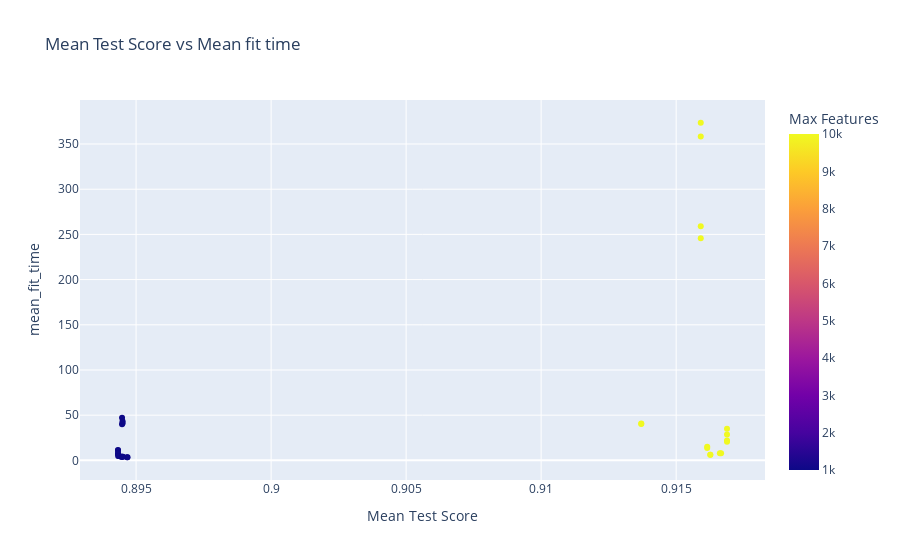

This figure's notebook cell:
### Markdown cell above
La gráfica presentada es un diagrama de dispersión que permite analizar la relación entre el tiempo promedio de ajuste (mean_fit_time) y la puntuación promedio de prueba (mean_test_score). Los puntos están coloreados según el número máximo de características del vectorizador Tfidf (param_tfidf__max_features). Se observa que existe una separacion marcada y que con 10k features se eleva el score y tambien el fit time en casos marcados

### Code cell
fig = px.scatter(
    df_res,
    x="mean_test_score",
    y="mean_fit_time",
    color="param_tfidf__max_features",
    title="Mean Test Score vs Mean fit time",
    labels={"rank_test_score": "Rank Test Score", "mean_test_score": "Mean Test Score", "param_tfidf__max_features": "Max Features"},
    hover_data=["params"]
)
fig.show()

### Figure 1 — Plotly figure (JSON) as saved in the notebook; plotly's stock layout.template omitted (floating-point values rounded to 4 significant figures)
{"data": [{"customdata": [[{"svm__C": 1, "svm__loss": "hinge", "svm__multi_class": "ovr", "svm__random_state": 23, "tfidf__max_features": 1000}], [{"svm__C": 1, "svm__loss": "hinge", "svm__multi_class": "ovr", "svm__random_state": 23, "tfidf__max_features": 10000}], [{"svm__C": 1, "svm__loss": "hinge", "svm__multi_class": "ovr", "svm__random_state": 15, "tfidf__max_features": 1000}], [{"svm__C": 1, "svm__loss": "hinge", "svm__multi_class": "ovr", "svm__random_state": 15, "tfidf__max_features": 10000}], [{"svm__C": 1, "svm__loss": "hinge", "svm__multi_class": "crammer_singer", "svm__random_state": 23, "tfidf__max_features": 1000}], [{"svm__C": 1, "svm__loss": "hinge", "svm__multi_class": "crammer_singer", "svm__random_state": 23, "tfidf__max_features": 10000}], [{"svm__C": 1, "svm__loss": "hinge", "svm__multi_class": "crammer_singer", "svm__random_state": 15, "tfidf__max_features": 1000}], [{"svm__C": 1, "svm__loss": "hinge", "svm__multi_class": "crammer_singer", "svm__random_state": 15, "tfidf__max_features": 10000}], [{"svm__C": 1, "svm__loss": "squared_hinge", "svm__multi_class": "ovr", "svm__random_state": 23, "tfidf__max_features": 1000}], [{"svm__C": 1, "svm__loss": "squared_hinge", "svm__multi_class": "ovr", "svm__random_state": 23, "tfidf__max_features": 10000}], [{"svm__C": 1, "svm__loss": "squared_hinge", "svm__multi_class": "ovr", "svm__random_state": 15, "tfidf__max_features": 1000}], [{"svm__C": 1, "svm__loss": "squared_hinge", "svm__multi_class": "ovr", "svm__random_state": 15, "tfidf__max_features": 10000}], [{"svm__C": 1, "svm__loss": "squared_hinge", "svm__multi_class": "crammer_singer", "svm__random_state": 23, "tfidf__max_features": 1000}], [{"svm__C": 1, "svm__loss": "squared_hinge", "svm__multi_class": "crammer_singer", "svm__random_state": 23, "tfidf__max_features": 10000}], [{"svm__C": 1, "svm__loss": "squared_hinge", "svm__multi_class": "crammer_singer", "svm__random_state": 15, "tfidf__max_features": 1000}], [{"svm__C": 1, "svm__loss": "squared_hinge", "svm__multi_class": "crammer_singer", "svm__random_state": 15, "tfidf__max_features": 10000}], [{"svm__C": 10, "svm__loss": "hinge", "svm__multi_class": "ovr", "svm__random_state": 23, "tfidf__max_features": 1000}], [{"svm__C": 10, "svm__loss": "hinge", "svm__multi_class": "ovr", "svm__random_state": 23, "tfidf__max_features": 10000}], [{"svm__C": 10, "svm__loss": "hinge", "svm__multi_class": "ovr", "svm__random_state": 15, "tfidf__max_features": 1000}], [{"svm__C": 10, "svm__loss": "hinge", "svm__multi_class": "ovr", "svm__random_state": 15, "tfidf__max_features": 10000}], [{"svm__C": 10, "svm__loss": "hinge", "svm__multi_class": "crammer_singer", "svm__random_state": 23, "tfidf__max_features": 1000}], [{"svm__C": 10, "svm__loss": "hinge", "svm__multi_class": "crammer_singer", "svm__random_state": 23, "tfidf__max_features": 10000}], [{"svm__C": 10, "svm__loss": "hinge", "svm__multi_class": "crammer_singer", "svm__random_state": 15, "tfidf__max_features": 1000}], [{"svm__C": 10, "svm__loss": "hinge", "svm__multi_class": "crammer_singer", "svm__random_state": 15, "tfidf__max_features": 10000}], [{"svm__C": 10, "svm__loss": "squared_hinge", "svm__multi_class": "ovr", "svm__random_state": 23, "tfidf__max_features": 1000}], [{"svm__C": 10, "svm__loss": "squared_hinge", "svm__multi_class": "ovr", "svm__random_state": 23, "tfidf__max_features": 10000}], [{"svm__C": 10, "svm__loss": "squared_hinge", "svm__multi_class": "ovr", "svm__random_state": 15, "tfidf__max_features": 1000}], [{"svm__C": 10, "svm__loss": "squared_hinge", "svm__multi_class": "ovr", "svm__random_state": 15, "tfidf__max_features": 10000}], [{"svm__C": 10, "svm__loss": "squared_hinge", "svm__multi_class": "crammer_singer", "svm__random_state": 23, "tfidf__max_features": 1000}], [{"svm__C": 10, "svm__loss": "squared_hinge", "svm__multi_class": "crammer_singer", "svm__random_state": 23, "tfidf__max_features": 10000}], [{"svm__C": 10, "svm__loss": "squared_hinge", "svm__multi_class": "crammer_singer", "svm__random_state": 15, "tfidf__max_features": 1000}], [{"svm__C": 10, "svm__loss": "squared_hinge", "svm__multi_class": "crammer_singer", "svm__random_state": 15, "tfidf__max_features": 10000}]], "hovertemplate": "Mean Test Score=%{x}<br>mean_fit_time=%{y}<br>params=%{customdata[0]}<br>Max Features=%{marker.color}<extra></extra>", "legendgroup": "", "marker": {"color": [1000, 10000, 1000, 10000, 1000, 10000, 1000, 10000, 1000, 10000, 1000, 10000, 1000, 10000, 1000, 10000, 1000, 10000, 1000, 10000, 1000, 10000, 1000, 10000, 1000, 10000, 1000, 10000, 1000, 10000, 1000, 10000], "coloraxis": "coloraxis", "symbol": "circle"}, "mode": "markers", "name": "", "orientation": "v", "showlegend": false, "type": "scatter", "x": [0.8947, 0.9163, 0.8947, 0.9163, 0.8943, 0.9169, 0.8943, 0.9169, 0.8945, 0.9161, 0.8945, 0.9161, 0.8943, 0.9169, 0.8943, 0.9169, 0.8944, 0.9166, 0.8943, 0.9167, 0.8945, 0.9159, 0.8945, 0.9159, 0.8945, 0.9137, 0.8945, 0.9137, 0.8945, 0.9159, 0.8945, 0.9159], "xaxis": "x", "y": [3.451, 6.205, 3.451, 6.343, 11.57, 34.93, 7.294, 21.9, 4.046, 13.67, 3.896, 15.06, 11.02, 28.7, 7.376, 20.67, 4.749, 7.863, 4.746, 7.826, 47.22, 259.0, 41.02, 358.3, 4.007, 40.34, 4.054, 40.84, 39.9, 245.8, 43.29, 373.5], "yaxis": "y"}], "layout": {"coloraxis": {"colorbar": {"title": {"text": "Max Features"}}, "colorscale": [[0, "#0d0887"], [0.1111, "#46039f"], [0.2222, "#7201a8"], [0.3333, "#9c179e"], [0.4444, "#bd3786"], [0.5556, "#d8576b"], [0.6667, "#ed7953"], [0.7778, "#fb9f3a"], [0.8889, "#fdca26"], [1, "#f0f921"]]}, "legend": {"tracegroupgap": 0}, "title": {"text": "Mean Test Score vs Mean fit time"}, "xaxis": {"anchor": "y", "domain": [0, 1], "title": {"text": "Mean Test Score"}}, "yaxis": {"anchor": "x", "domain": [0, 1], "title": {"text": "mean_fit_time"}}}}
